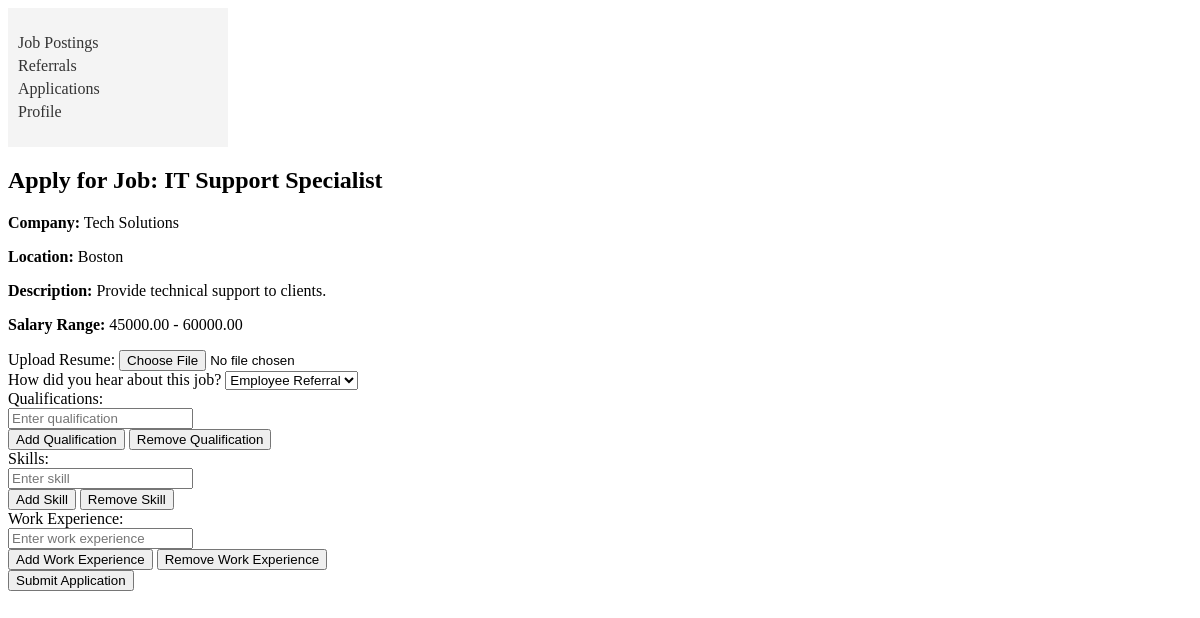
Screenshot of /applicant/apply_job.php?job_id=10 (signed in) with the database file from the repository.
### tables this page shows
CREATE TABLE `job_postings` (
  `job_id` int(11) NOT NULL,
  `job_title` varchar(100) NOT NULL,
  `company` varchar(255) NOT NULL,
  `location` varchar(255) DEFAULT NULL,
  `min_salary` decimal(10,2) DEFAULT NULL,
  `max_salary` decimal(10,2) DEFAULT NULL,
  `description` text DEFAULT NULL,
  `openings` int(11) DEFAULT NULL,
  `created_by` int(11) DEFAULT NULL,
  `deadline` date NOT NULL,
  `status` enum('DRAFT','ACTIVE','ARCHIVED') DEFAULT 'DRAFT',
  `filled_date` datetime DEFAULT NULL,
  `created_at` datetime NOT NULL DEFAULT current_timestamp(),
  `has_questionnaire` tinyint(1) DEFAULT 0
);

### applicant/apply_job.php (the view, shortened to what this page needs)
<?php
include '../db.php';
include 'sidebar.php';
$job_id = (int)$_GET['job_id'];
$job_sql = "SELECT * FROM job_postings WHERE job_id = ?";
$job_stmt = $conn->prepare($job_sql);
$job_stmt->bind_param("i", $job_id);
$job_stmt->execute();
$job_result = $job_stmt->get_result();
$job = $job_result->fetch_assoc();
?>
<!DOCTYPE html>
<html lang="en">
<head>
</head>
<body>
    <h2>Apply for Job: <?php echo htmlspecialchars($job['job_title']); ?></h2>
    <p><strong>Company:</strong> <?php echo htmlspecialchars($job['company']); ?></p>
    <p><strong>Location:</strong> <?php echo htmlspecialchars($job['location']); ?></p>
    <p><strong>Description:</strong> <?php echo nl2br(htmlspecialchars($job['description'])); ?></p>
    <p><strong>Salary Range:</strong> <?php echo htmlspecialchars($job['min_salary']); ?> - <?php echo htmlspecialchars($job['max_salary']); ?></p>
    <form action="apply_job.php?job_id=<?php echo $job_id; ?>" method="POST" enctype="multipart/form-data">
        <label for="resume">Upload Resume:</label>
        <input type="file" name="resume" id="resume" required accept=".pdf,.doc,.docx"><br>
        <label for="referral_source">How did you hear about this job?</label>
        <select name="referral_source" id="referral_source" required>
            <option value="referral_applicants">Employee Referral</option>
        </select><br>
        <label for="qualifications">Qualifications:</label>
        <div id="qualifications-container">
            <input type="text" name="qualifications[]" placeholder="Enter qualification"><br>
        </div>
        <button type="button" onclick="addField('qualifications')">Add Qualification</button>
        <button type="button" onclick="removeField('qualifications')">Remove Qualification</button><br>
        <label for="skills">Skills:</label>
        <div id="skills-container">
            <input type="text" name="skills[]" placeholder="Enter skill"><br>
        </div>
        <button type="button" onclick="addField('skills')">Add Skill</button>
        <button type="button" onclick="removeField('skills')">Remove Skill</button><br>
        <label for="work_experience">Work Experience:</label>
        <div id="work_experience-container">
            <input type="text" name="work_experience[]" placeholder="Enter work experience"><br>
        </div>
        <button type="button" onclick="addField('work_experience')">Add Work Experience</button>
        <button type="button" onclick="removeField('work_experience')">Remove Work Experience</button><br>
        <button type="submit">Submit Application</button>
    </form>
</body>
</html>

### rows the page displays
job_postings: job_title "IT Support Specialist", company "Tech Solutions", location "Boston", description "Provide technical support to clients.", min_salary "45000.00", max_salary "60000.00"
